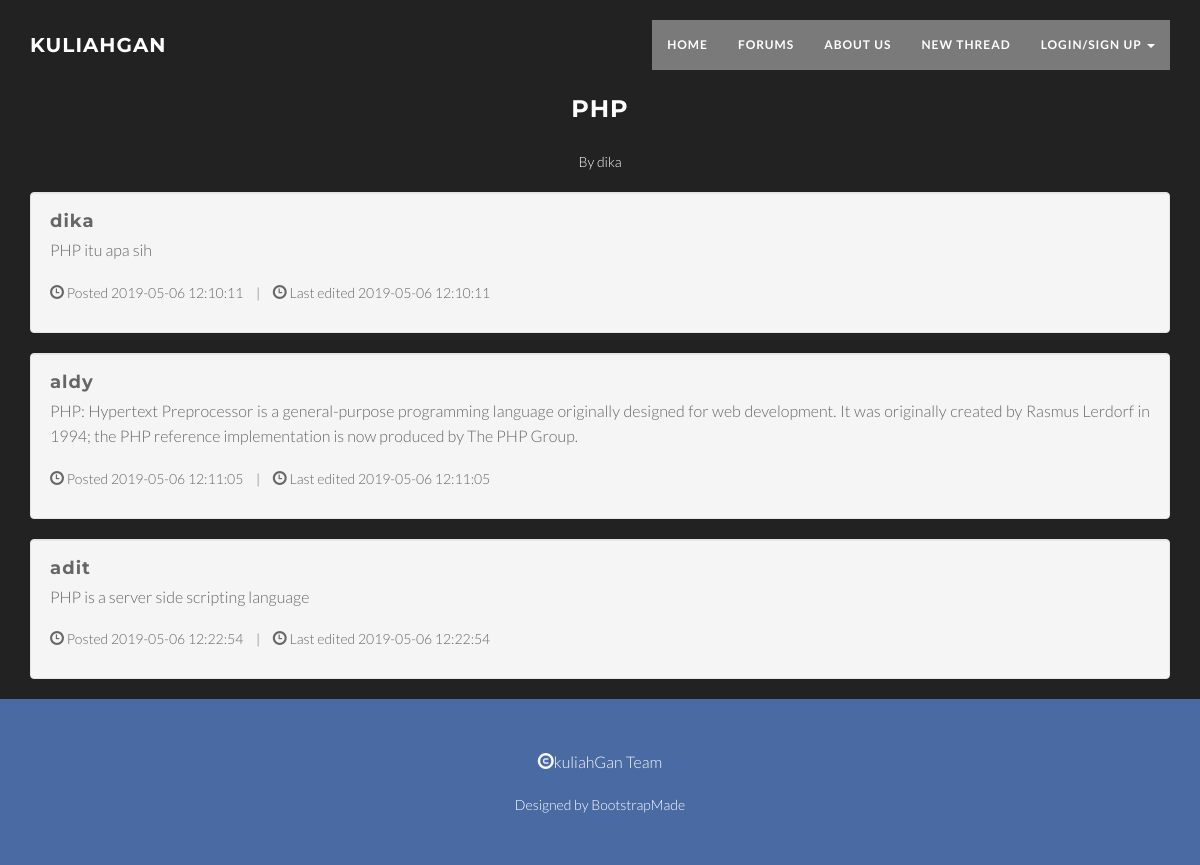
/thread.php?thread=5, run on the app's committed database.
### tables this page shows
CREATE TABLE `thread` (
  `thread_id` int(10) unsigned NOT NULL AUTO_INCREMENT,
  `username` varchar(20) NOT NULL DEFAULT '',
  `title` varchar(50) NOT NULL DEFAULT '',
  `date_created` datetime NOT NULL,
  `date_last_edited` datetime NOT NULL,
  PRIMARY KEY (`thread_id`),
  KEY `fk_thread-creator` (`username`),
  CONSTRAINT `fk_thread-creator` FOREIGN KEY (`username`) REFERENCES `user` (`username`)
);

CREATE TABLE `post` (
  `id` int(10) unsigned NOT NULL AUTO_INCREMENT,
  `username` varchar(20) NOT NULL DEFAULT '',
  `thread_id` int(10) unsigned NOT NULL,
  `content` longtext NOT NULL,
  `date_created` datetime NOT NULL,
  `date_edited` datetime NOT NULL,
  PRIMARY KEY (`id`),
  KEY `fk_post-creator` (`username`),
  KEY `fk_thread-of-post` (`thread_id`),
  CONSTRAINT `fk_post-creator` FOREIGN KEY (`username`) REFERENCES `user` (`username`),
  CONSTRAINT `fk_thread-of-post` FOREIGN KEY (`thread_id`) REFERENCES `thread` (`thread_id`)
);

### thread.php (the view, shortened to what this page needs)
<?php include "connect.php";
$q=mysqli_query($mysqli,"SELECT * FROM thread WHERE thread_id=$_GET[thread] LIMIT 1");
$thread=mysqli_fetch_assoc($q);
$query = mysqli_query($mysqli,"SELECT * FROM post WHERE thread_id=$_GET[thread]");?>
<!DOCTYPE html>
<html lang="en">
<head>
    <link href="css/bootstrap.min.css" rel="stylesheet" type="text/css">
    <link href="font-awesome/css/font-awesome.min.css" rel="stylesheet" type="text/css">
    <link href="css/animate.css" rel="stylesheet">
    <link href="css/style.css" rel="stylesheet">
    <link href="css/global.css" rel="stylesheet">
    <link href="css/thread.css" rel="stylesheet">
    <link href="color/default.css" rel="stylesheet">
</head>
<body id="page-top" data-spy="scroll" data-target=".navbar-custom">
    <nav class="navbar navbar-custom navbar-fixed-top" role="navigation">
        <div class="container">
            <div class="navbar-header page-scroll">
                <a class="navbar-brand" href="index.php">
                    <h1>kuliahGan</h1>
                </a>
            </div>
            <div class="collapse navbar-collapse navbar-right navbar-main-collapse">
                <ul class="nav navbar-nav">
                    <li><a href="index.php">Home</a></li>
                    <li><a href="home.php">Forums</a></li>
                    <li><a href="about_us.php">About Us</a></li>
                    <li><a href="newthread.php">New Thread</a></li>
                    <li class="dropdown">
                        <a href="#" class="dropdown-toggle" data-toggle="dropdown">Login/Sign Up <b
                                class="caret"></b></a>
                    </li>
                </ul>
            </div>
        </div>
    </nav>
    <link rel="stylesheet" href="http://cdnjs.cloudflare.com/ajax/libs/font-awesome/4.1.0/css/font-awesome.min.css" />
    <section id="latest" class="latest">
        <div class="latest-threads">
            <?php echo "<h3 class='forum-title'>$thread[title]</h3
            <p class='forum-by'>By $thread[username]</p>";?>
        </div>
        <div class='container'>
        <?php while($hasil=mysqli_fetch_assoc($query)){
        echo "<div class='well'>
                <div class='media'>
                    <div class='media-body'>
                        <h4 class='media-heading'>$hasil[username]</h4>
                        <p class='text-justify'>$hasil[content]</p>
                        <ul class='list-inline list-unstyled'>
                            <li><span><i class='glyphicon glyphicon-time'></i> Posted $hasil[date_created] </span></li>
                            <li>|</li>
                            <li><span><i class='glyphicon glyphicon-time'></i> Last edited $hasil[date_edited] </span></li>
                        </ul>
                    </div>
                </div>
            </div>";}?>
        </div>
        <footer>
            <div class="container">
                <div class="row">
                    <div class="col-md-12 col-lg-12">
                        <div class="credits">
                            <p><span class="glyphicon glyphicon-copyright-mark"></span>kuliahGan Team</p>
                            Designed by <a href="https://bootstrapmade.com/">BootstrapMade</a>
                        </div>
                    </div>
                </div>
            </div>
        </footer>
    </section>
</body>
</html>

### css/style.css (style rules this page uses)
body { width: 100%; height: 100%; font-family: 'Lato', sans-serif; font-weight: 300; color: #666; background-color: #222222; align-items: }
html { width: 100%; height: 100%; }
h1, h2, h3, h4, h5, h6 { margin: 0 0 30px; text-transform: uppercase; font-family: Montserrat, sans-serif; font-weight: 700; letter-spacing: 1px; }
p { margin: 0 0 20px; font-size: 16px; line-height: 1.6em; }
a { color: #28c3ab; -webkit-transition: all .2s ease-in-out; -moz-transition: all .2s ease-in-out; transition: all .2s ease-in-out; }
.latest-threads { text-align: center; padding-top: 8%; color: #fff }
.navbar { margin-bottom: 0; border-bottom: 1px solid rgba(255, 255, 255, .3); }
.navbar-brand { font-weight: 700; }
.navbar-brand { height: 40px; padding: 5px 15px; font-size: 18px; line-height: 1em; }
.navbar-brand h1 { color: #fff; font-size: 20px; line-height: 40px; }
.nav.navbar-nav { background-color: rgba(255, 255, 255, .4); }
.navbar-custom ul.nav li a { font-size: 12px; letter-spacing: 1px; color: white; text-transform: uppercase; font-weight: 700; }
.navbar-custom .nav li a { -webkit-transition: background .3s ease-in-out; -moz-transition: background .3s ease-in-out; transition: background .3s ease-in-out; }
footer { text-align: center; padding: 50px 0; }
footer p { color: #f8f8f8; }
.credits, .credits a { color: #fff; }
@media (min-width:767px) { .navbar { padding: 20px 0; border-bottom: 0; letter-spacing: 1px; background: 0 0; -webkit-transition: background .5s ease-in-out, padding .5s ease-in-out; -moz-transition: background .5s ease-in-out, padding .5s ease-in-out; transition: background .5s ease-in-out, padding .5s ease-in-out; } }

### css/thread.css (style rules this page uses)
.forum-title { text-transform: unset; }
.media-heading { text-transform: unset; }

### color/default.css (style rules this page uses)
a,.tp-caption a.btn:hover { color: #4a6aa4; }
footer { background-color: #4a6aa4; }

### data on the page
thread: title "PHP", username "dika"
post: username "dika", content "PHP itu apa sih", date_created "2019-05-06 12:10:11", date_edited "2019-05-06 12:10:11"
post: username "aldy", content "PHP: Hypertext Preprocessor is a general-purpose programming language originally designed for web development. It was originally created by Rasmus Lerdorf in 1994; the PHP reference implementation is now produced by The PHP Group.", date_created "2019-05-06 12:11:05", date_edited "2019-05-06 12:11:05"
post: username "adit", content "PHP is a server side scripting language", date_created "2019-05-06 12:22:54", date_edited "2019-05-06 12:22:54"
